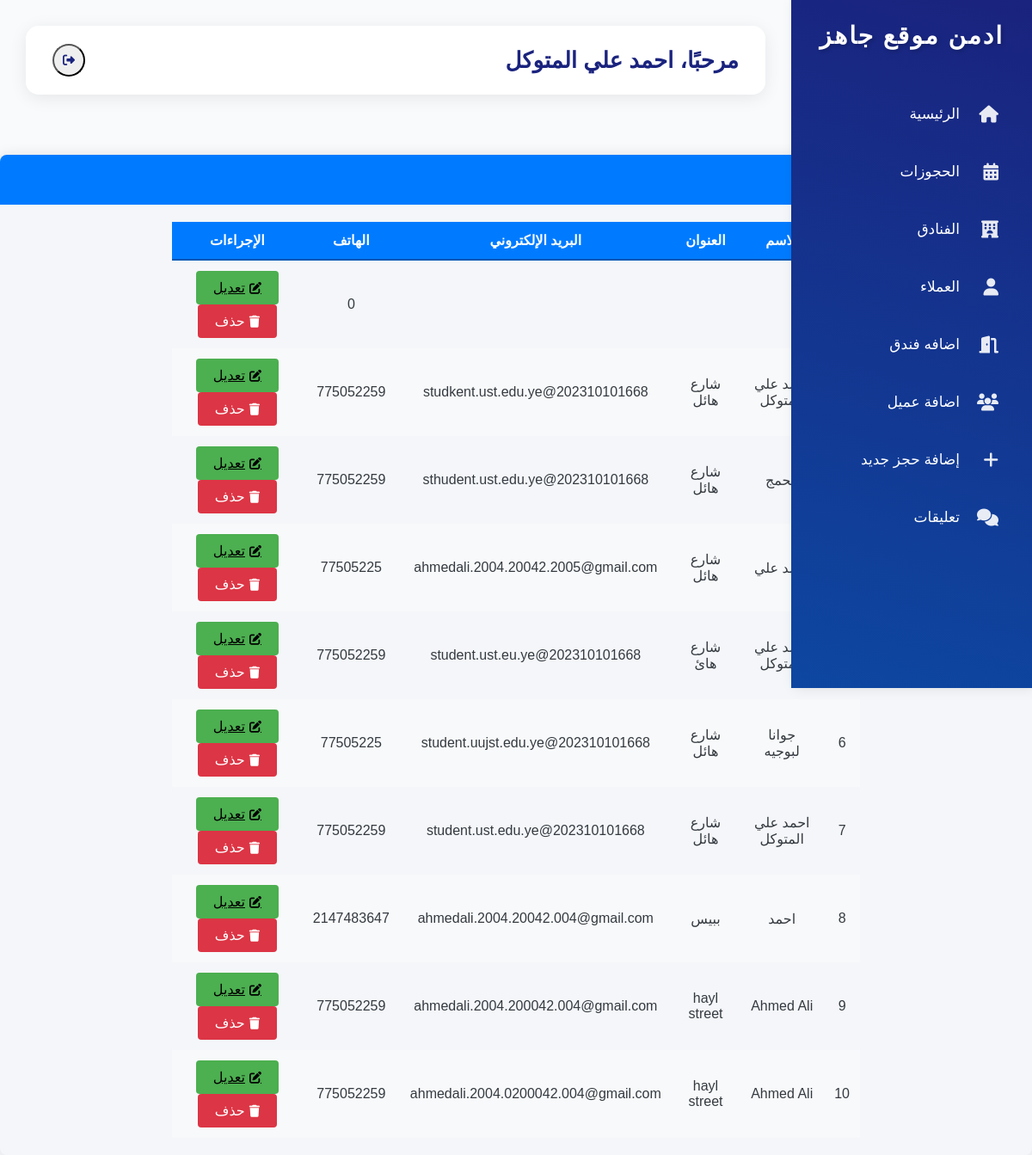
/dashboard/users.php (signed in), run on the app's committed database.
### tables this page shows
CREATE TABLE `users` (
  `id` int(11) NOT NULL,
  `u_name` varchar(50) NOT NULL,
  `u_address` varchar(70) NOT NULL,
  `u_password` varchar(255) NOT NULL,
  `u_email` varchar(100) NOT NULL,
  `u_phone` int(13) NOT NULL,
  `user_role` enum('user','admin') DEFAULT 'user'
);

### dashboard/users.php (the view, shortened to what this page needs)
<?php
include_once 'sidebar.php';
include_once 'header.php';
require_once('../config.php');
$sql = "SELECT id, u_name, u_address, u_password, u_email, u_phone FROM users";
$result = $conn->query($sql);
?>
<section class="content users-management">
    <div class="container-fluid">
        <div class="row">
            <div class="col-12">
                <div class="card">
                    <div class="card-header">
                        <h3 class="card-title">ادارة العملاء</h3>
                    </div>
                    <div class="card-body">
                        <div class="table-responsive">
                            <table id="customersTable" class="table table-hover table-bordered">
                                <thead class="bg-light">
                                    <tr>
                                        <th width="5%">#</th>
                                        <th>الاسم</th>
                                        <th>العنوان</th>
                                        <th>البريد الإلكتروني</th>
                                        <th>الهاتف</th>
                                        <th>الإجراءات</th>
                                    </tr>
                                </thead>
                                <tbody>
                                    <?php if ($result->num_rows > 0):
                                        $counter = 1;
                                        while($row = $result->fetch_assoc()): ?>
                                        <tr>
                                            <td><?= $counter++ ?></td>
                                            <td><?= htmlspecialchars($row["u_name"]) ?></td>
                                            <td><?= htmlspecialchars($row["u_address"]) ?></td>
                                            <td><?= htmlspecialchars($row["u_email"]) ?></td>
                                            <td><?= htmlspecialchars($row["u_phone"]) ?></td>
                                            <td>
                                                <a href="edit_users.php?id=<?= $row['id'] ?>" class="btn btn-sm btn-warning">
                                                    <i class="fas fa-edit"></i> تعديل
                                                </a>
                                                <form action="delete_user.php" method="POST" style="display:inline-block;">
                                                    <button type="submit" class="btn btn-sm btn-danger" onclick="return confirm('هل أنت متأكد؟')">
                                                        <i class="fas fa-trash"></i> حذف
                                                    </button>
                                                </form>
                                            </td>
                                        </tr>
                                        <?php endwhile; ?>
                                    <?php else: ?>
                                        <tr>
                                            <td colspan="6" class="text-center">لا توجد بيانات متاحة</td>
                                        </tr>
                                    <?php endif; ?>
                                </tbody>
                            </table>
                        </div>
                    </div>
                </div>
            </div>
        </div>
    </div>
</section>

### dashboard/css/style.css (style rules this page uses)
.btn { padding: 0.5rem 1rem; border: none; border-radius: 0.25rem; cursor: pointer; display: flex; align-items: center; gap: 0.5rem; transition: all 0.3s ease; }
.btn { padding: 10px 20px; border: none; border-radius: 4px; cursor: pointer; font-size: 16px; }
.users-management { font-family: 'Tajawal', sans-serif; background-color: #f4f6f9; }
body { color: #343a40; }
.card { border: none; border-radius: 8px; box-shadow: 0 0 15px rgba(0, 0, 0, 0.1); }
.card-header { background-color: #007bff; color: #ffffff; padding: 15px; border-top-left-radius: 8px; border-top-right-radius: 8px; }
.card-title { margin: 0; font-size: 1.5rem; }
.card-body { padding: 20px; max-width: 70%; margin: auto; }
.table-responsive { overflow-x: auto; }
.table { width: 100%; border-collapse: collapse; margin-bottom: 0; }
.table th, .table td { padding: 12px; text-align: center; vertical-align: middle; }
.table thead th { background-color: #007bff; color: #ffffff; font-weight: bold; border-bottom: 2px solid #0056b3; }
.table tbody tr { transition: background-color 0.3s ease; }
.table tbody tr:nth-child(even) { background-color: #f8f9fa; }
.btn { padding: 8px 12px; border: none; border-radius: 4px; font-size: 0.9rem; cursor: pointer; transition: background-color 0.3s ease; display: inline-flex; align-items: center; justify-content: center; gap: 5px; }
.btn-sm { padding: 6px 10px; font-size: 0.85rem; }
.btn-warning { background-color: #4CAF50; color: #000; }
.btn-danger { background-color: #dc3545; color: #fff; }
.bg-light { background-color: #f8f9fa !important; }
.fas { font-size: 14px; }
.card-body { padding: 20px; }
.btn { padding: 10px 20px; border: none; border-radius: 4px; font-size: 1rem; cursor: pointer; transition: background-color 0.3s ease; }
:root { --primary-color: #1a237e; --secondary-color: #4CAF50; --background: #f8fafc; --text-dark: #1e293b; }

### dashboard/sidebar.php (style rules this page uses)
* { margin: 0; padding: 0; box-sizing: border-box; font-family: 'Tajawal', sans-serif; }
body { background: #f8fafc; }

### data on the page
users: u_phone "0"
users: u_name "احمد علي المتوكل", u_address "شارع هائل", u_email "202310101668@studkent.ust.edu.ye", u_phone "775052259"
users: u_name "محمج", u_address "شارع هائل", u_email "202310101668@sthudent.ust.edu.ye", u_phone "775052259"
users: u_name "احمد علي", u_address "شارع هائل", u_email "ahmedali.2004.20042.2005@gmail.com", u_phone "77505225"
users: u_name "احمد علي المتوكل", u_address "شارع هائ", u_email "202310101668@student.ust.eu.ye", u_phone "775052259"
users: u_name "جوانا لبوجيه", u_address "شارع هائل", u_email "202310101668@student.uujst.edu.ye", u_phone "77505225"
users: u_name "احمد علي المتوكل", u_address "شارع هائل", u_email "202310101668@student.ust.edu.ye", u_phone "775052259"
users: u_name "احمد", u_address "ببيس", u_email "ahmedali.2004.20042.004@gmail.com", u_phone "2147483647"
users: u_name "Ahmed Ali", u_address "hayl street", u_email "ahmedali.2004.200042.004@gmail.com", u_phone "775052259"
users: u_name "Ahmed Ali", u_address "hayl street", u_email "ahmedali.2004.0200042.004@gmail.com", u_phone "775052259"

### other printed values
$username "احمد علي المتوكل"
